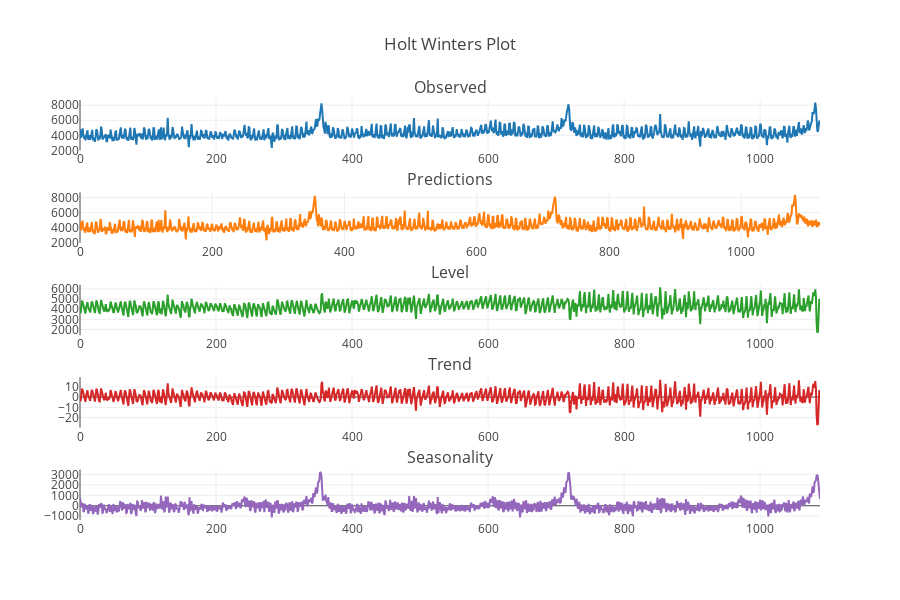

Write notebook code for a chart like this one.
### Code cell
model1 = hd.holtwinters_additive(ts_2,0.865,0.01,0.865,365,31)
hd.CreateGraphs(model1)

### Figure 1 — Plotly figure (JSON) as saved in the notebook; plotly's stock layout.template omitted (floating-point values rounded to 4 significant figures; data arrays with more than 128 entries replaced by an {"elided": "..."} marker saying what was removed)
{"data": [{"type": "scatter", "xaxis": "x1", "y": {"elided": "1089 int values"}, "yaxis": "y1"}, {"type": "scatter", "xaxis": "x2", "y": {"elided": "1120 float values"}, "yaxis": "y2"}, {"type": "scatter", "xaxis": "x3", "y": {"elided": "1089 float values"}, "yaxis": "y3"}, {"type": "scatter", "xaxis": "x4", "y": {"elided": "1089 float values"}, "yaxis": "y4"}, {"type": "scatter", "xaxis": "x5", "y": {"elided": "1089 float values"}, "yaxis": "y5"}], "layout": {"annotations": [{"font": {"size": 16}, "showarrow": false, "text": "Observed", "x": 0.5, "xanchor": "center", "xref": "paper", "y": 1, "yanchor": "bottom", "yref": "paper"}, {"font": {"size": 16}, "showarrow": false, "text": "Predictions", "x": 0.5, "xanchor": "center", "xref": "paper", "y": 0.78, "yanchor": "bottom", "yref": "paper"}, {"font": {"size": 16}, "showarrow": false, "text": "Level", "x": 0.5, "xanchor": "center", "xref": "paper", "y": 0.56, "yanchor": "bottom", "yref": "paper"}, {"font": {"size": 16}, "showarrow": false, "text": "Trend", "x": 0.5, "xanchor": "center", "xref": "paper", "y": 0.34, "yanchor": "bottom", "yref": "paper"}, {"font": {"size": 16}, "showarrow": false, "text": "Seasonality", "x": 0.5, "xanchor": "center", "xref": "paper", "y": 0.12, "yanchor": "bottom", "yref": "paper"}], "height": 600, "showlegend": false, "title": "Holt Winters Plot", "width": 900, "xaxis1": {"anchor": "y1", "domain": [0, 1]}, "xaxis2": {"anchor": "y2", "domain": [0, 1]}, "xaxis3": {"anchor": "y3", "domain": [0, 1]}, "xaxis4": {"anchor": "y4", "domain": [0, 1]}, "xaxis5": {"anchor": "y5", "domain": [0, 1]}, "yaxis1": {"anchor": "x1", "domain": [0.88, 1]}, "yaxis2": {"anchor": "x2", "domain": [0.66, 0.78]}, "yaxis3": {"anchor": "x3", "domain": [0.44, 0.56]}, "yaxis4": {"anchor": "x4", "domain": [0.22, 0.34]}, "yaxis5": {"anchor": "x5", "domain": [0, 0.12]}}}
